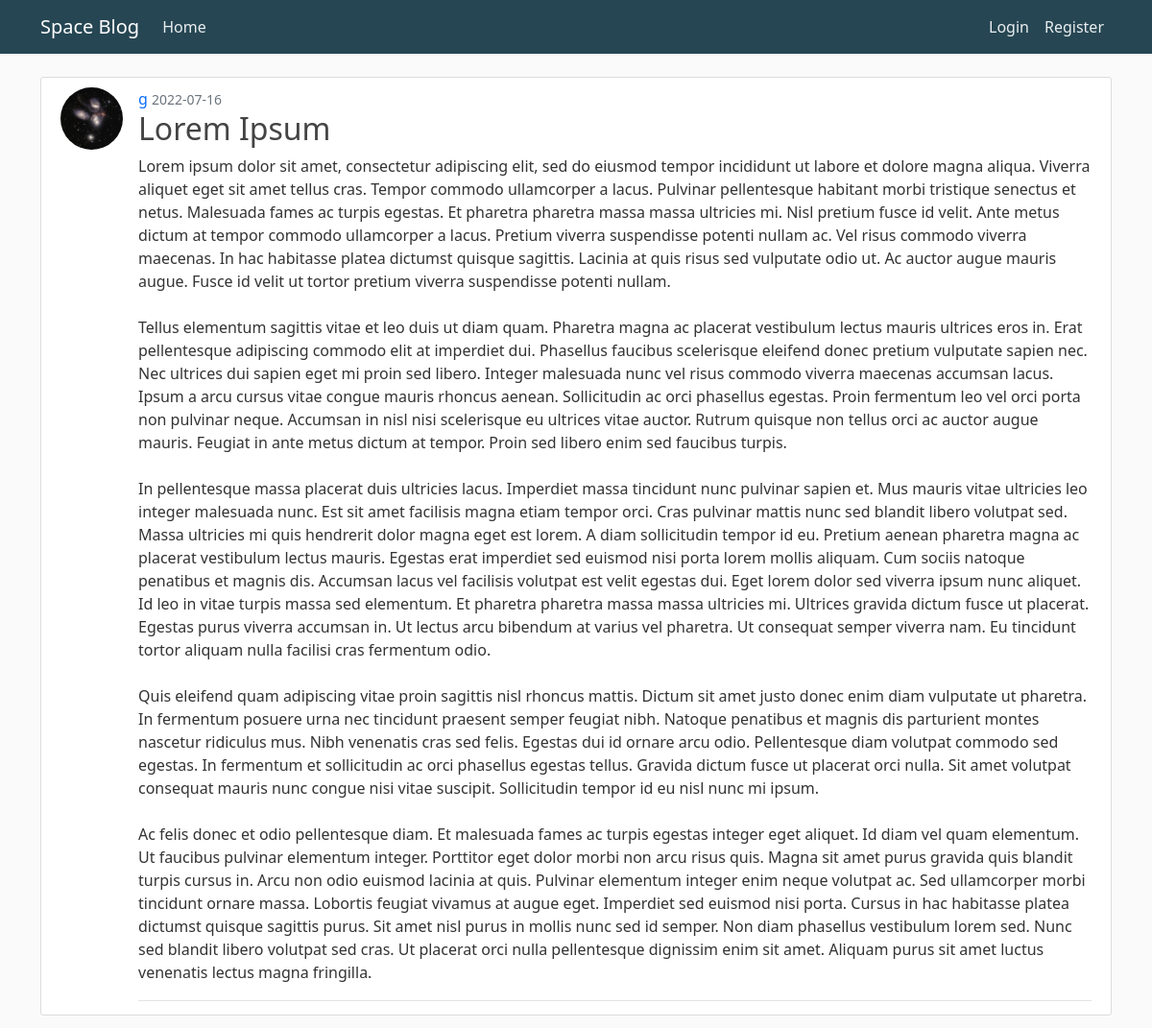
The page /post/2 on the database as committed earlier.
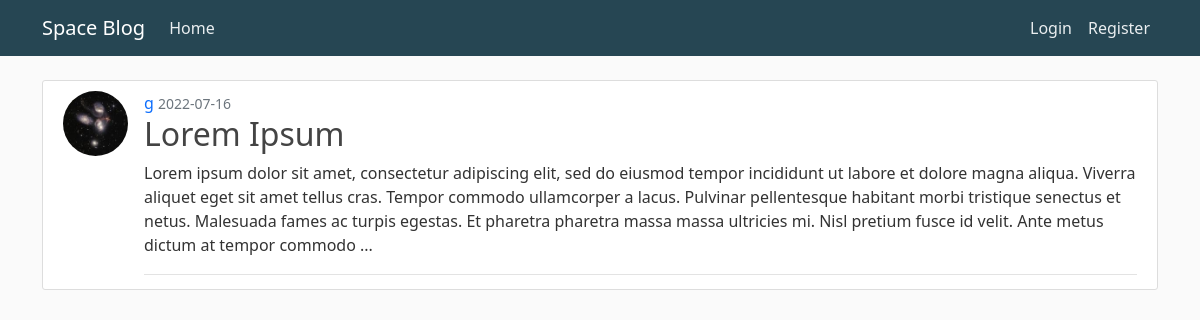
The same page on the database as committed later.
### flaskblog/models.py (models this page shows, shortened)
class Post(db.Model):
    id = db.Column(db.Integer, primary_key = True)
    title = db.Column(db.String(100), nullable = False)
    date_posted = db.Column(db.DateTime, nullable = False, default = datetime.utcnow)
    content = db.Column(db.Text, nullable=False)
    user_id = db.Column(db.Integer, db.ForeignKey('user.id'), nullable = False)

### flaskblog/routes.py (the view)
@app.route('/post/<int:post_id>')
def post(post_id):
    post = Post.query.get_or_404(post_id)
    return render_template('post.html', title=post.title, post=post)

### flaskblog/templates/post.html (shortened to what this page needs)
{% extends "layout.html" %}
{% block content %}
    <article class="media content-section">
        <div class="d-flex">
        <img src="{{ url_for('static', filename='profile_pics/' + post.author.image_file) }}" alt="profile picture" class="rounded-circle article-image"}}>
            <div class="article-metadata">
                <a class="mr-2" href="{{ url_for('user_posts', username=post.author.username) }}">{{ post.author.username }}</a>
                <small class="text-muted">{{ post.date_posted.strftime('%Y-%m-%d') }}</small>
            <h2 class="article-title">{{ post.title }}</h2>
            <p class="article-content">{{ post.content }}</p>
            </div>
        </div>
    </article>
{% endblock content %}

Rows that differ between the two databases and show on the page:
changed Post "Lorem Ipsum": content "…dictum at tempor commodo ullamcorper a lacus. Pretium viverra suspendisse potenti nullam ac. Vel risus commodo viverra maecenas. In hac habitasse platea dictumst quisque sagittis. Lacinia at quis risus sed vulputate odio ut. Ac auctor augue mauris augue. Fusce id velit ut tortor pretium viverra suspendisse potenti nullam. Tellus elementum sagittis vitae et leo duis ut diam quam. Pharetra magna ac placerat vestibulum lectus mauris ultrices eros in. Erat pellentesque adipiscing commodo elit at imperdiet dui. Phasellus faucibus scelerisque eleifend donec pretium vulputate sapien nec. Nec ultrices dui sapien eget mi proin sed libero. Integer malesuada nunc vel risus commodo viverra maecenas…" → "…dictum at tempor commodo ..."
